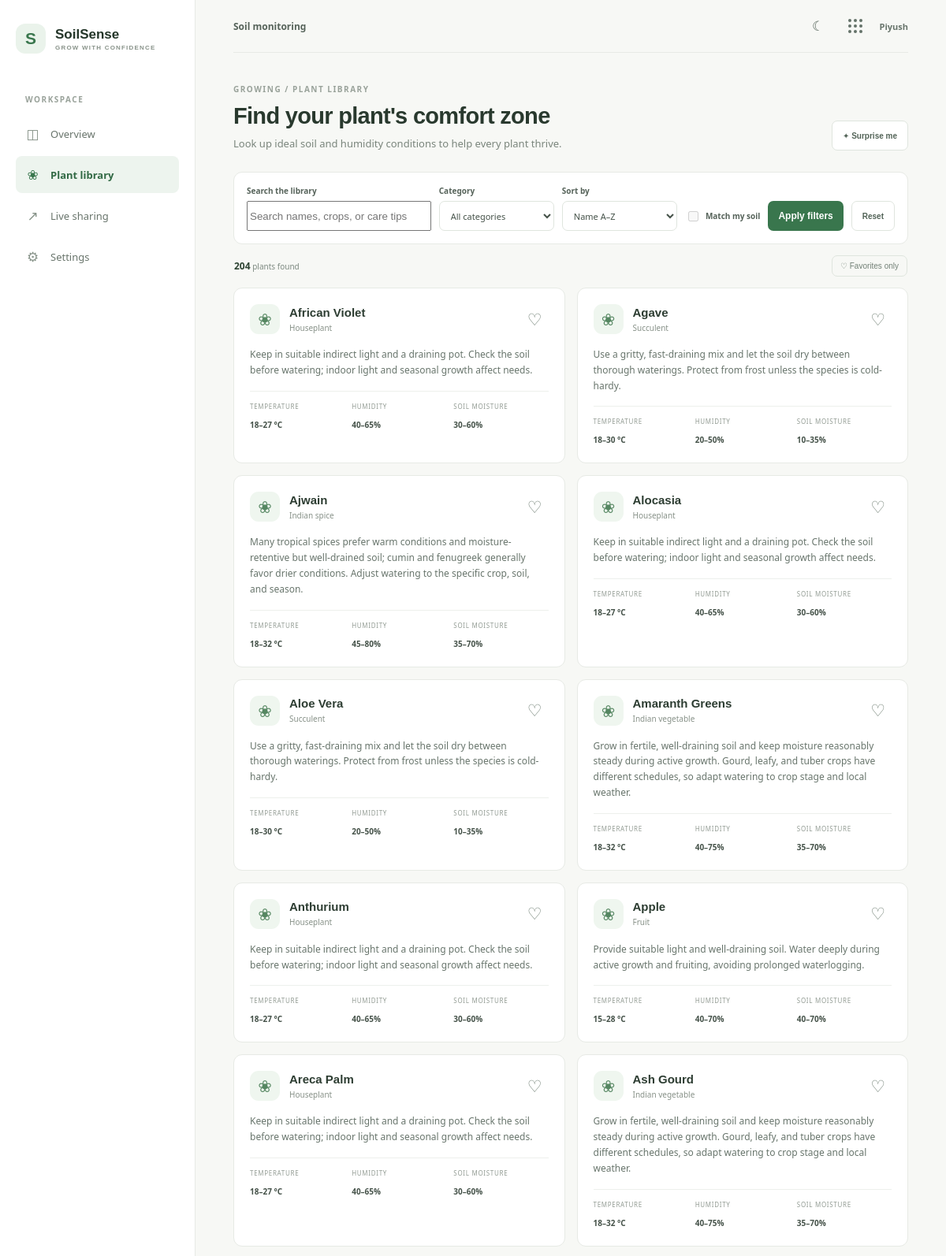
Page /plants/ (signed in, upper part) on the committed database.
### core/models.py (models this page shows, shortened)
class PlantCare(models.Model):
    name = models.CharField(max_length=100, unique=True)
    category = models.CharField(max_length=60, blank=True)
    temperature_min = models.FloatField()
    temperature_max = models.FloatField()
    humidity_min = models.FloatField(validators=[MinValueValidator(0), MaxValueValidator(100)])
    humidity_max = models.FloatField(validators=[MinValueValidator(0), MaxValueValidator(100)])
    moisture_min = models.FloatField(validators=[MinValueValidator(0), MaxValueValidator(100)])
    moisture_max = models.FloatField(validators=[MinValueValidator(0), MaxValueValidator(100)])
    care_tips = models.TextField()
    class Meta:
        ordering = ["name"]
        verbose_name = "plant care guide"

### core/views.py (the view, shortened to what this page needs)
# urls.py: path("plants/", views.plants, name="plants"),
def plants(request):
    query = request.GET.get("q", "").strip()
    category = request.GET.get("category", "").strip()
    sort = request.GET.get("sort", "name")
    plant_list = PlantCare.objects.all()
    if query:
        plant_list = plant_list.filter(
            Q(name__icontains=query)
            | Q(category__icontains=query)
            | Q(care_tips__icontains=query)
        )
    categories = list(
        PlantCare.objects.order_by("category")
        .values_list("category", flat=True)
        .distinct()
    )
    if category in categories:
        plant_list = plant_list.filter(category=category)
    else:
        category = ""
    if sort == "temperature":
        plant_list = plant_list.order_by("temperature_min", "name")
    elif sort == "moisture":
        plant_list = plant_list.order_by("moisture_min", "name")
    elif sort == "name-desc":
        plant_list = plant_list.order_by("-name")
    else:
        sort = "name"
        plant_list = plant_list.order_by("name")
    latest = SensorData.objects.filter(user=request.user).first()
    match_soil = request.GET.get("match") == "1"
    plant_entries = list(plant_list)
    matching_plant_ids = set()
    return render(
        request,
        "core/plants.html",
        {
            "plants": plant_entries,
            "query": query,
            "categories": categories,
            "selected_category": category,
            "sort": sort,
            "match_soil": match_soil,
            "has_reading": latest is not None,
            "matching_plant_ids": matching_plant_ids,
            "result_count": len(plant_entries),
        },
    )

### core/templates/core/plants.html (shortened to what this page needs)
{% extends "core/base.html" %}
{% block content %}
<section class="page-heading">
  <div><p class="eyebrow">GROWING / PLANT LIBRARY</p><h1>Find your plant's comfort zone</h1><p class="subtitle">Look up ideal soil and humidity conditions to help every plant thrive.</p></div>
  <button class="button button-outline random-plant-button" id="random-plant" type="button">✦ Surprise me</button>
</section>
<form class="plant-filter-panel" method="get" id="plant-filters">
  <div class="plant-filter-search"><label for="plant-search">Search the library</label><input id="plant-search" name="q" type="search" value="{{ query }}" placeholder="Search names, crops, or care tips"></div>
  <div class="plant-filter-select"><label for="category-filter">Category</label><select name="category" id="category-filter"><option value="">All categories</option></select></div>
  <div class="plant-filter-select"><label for="sort-filter">Sort by</label><select name="sort" id="sort-filter"><option value="name" {% if sort == "name" %}selected{% endif %}>Name A–Z</option></select></div>
  <label class="match-filter"><input type="checkbox" name="match" value="1" {% if match_soil %}checked{% endif %} {% if not has_reading %}disabled{% endif %}><span>Match my soil</span></label>
  <button class="button button-primary" type="submit">Apply filters</button>
  <a class="button button-outline reset-plants" href="{% url 'plants' %}">Reset</a>
</form>
<div class="plant-library-toolbar"><span><strong id="plant-count">{{ result_count }}</strong> plants found{% if match_soil and not has_reading %} · Connect a sensor to match your conditions{% endif %}</span><button class="favorite-filter" id="favorites-filter" type="button" aria-pressed="false">♡ Favorites only</button></div>
<section class="plant-grid">
{% for plant in plants %}
  <article class="panel plant-card" data-plant-id="{{ plant.pk }}" data-plant-name="{{ plant.name }}"><div class="plant-heading"><span class="plant-icon">❀</span><div><h2>{{ plant.name }}</h2><span class="plant-category">{{ plant.category|default:"Garden plant" }}</span></div><button class="plant-favorite" type="button" aria-label="Add {{ plant.name }} to favorites" aria-pressed="false">♡</button></div>{% if plant.pk in matching_plant_ids %}<span class="plant-match-badge">✓ Matches your current conditions</span>{% endif %}<p class="plant-tips">{{ plant.care_tips }}</p><div class="care-ranges"><div><span>TEMPERATURE</span><strong>{{ plant.temperature_min|floatformat:0 }}–{{ plant.temperature_max|floatformat:0 }} °C</strong></div><div><span>HUMIDITY</span><strong>{{ plant.humidity_min|floatformat:0 }}–{{ plant.humidity_max|floatformat:0 }}%</strong></div><div><span>SOIL MOISTURE</span><strong>{{ plant.moisture_min|floatformat:0 }}–{{ plant.moisture_max|floatformat:0 }}%</strong></div></div></article>
{% empty %}
  <div class="panel no-plants">{% if query %}No plants matched “{{ query }}”. Try another search.{% else %}Your plant library is empty. Add plant care guides from the Django admin at <a href="/admin/">/admin/</a>.{% endif %}</div>
{% endfor %}
</section>
{% endblock %}

### core/templates/core/base.html (shortened to what this page needs)
{% load static %}
<!doctype html>
<html lang="en">
<head>
  <link rel="stylesheet" href="{% static 'core/styles.css' %}">
</head>
<body>
  <aside class="sidebar">
    <a class="brand" href="{% url 'dashboard' %}"><span class="brand-mark">S</span><span>SoilSense<small>GROW WITH CONFIDENCE</small></span></a>
    <p class="nav-label">WORKSPACE</p>
    <nav>
      <a class="{% if request.resolver_match.url_name == 'dashboard' %}active{% endif %}" href="{% url 'dashboard' %}"><span>◫</span> Overview</a>
      <a class="{% if request.resolver_match.url_name == 'plants' %}active{% endif %}" href="{% url 'plants' %}"><span>❀</span> Plant library</a>
      <a class="{% if request.resolver_match.url_name == 'live-share' %}active{% endif %}" href="{% url 'live-share' %}"><span>↗</span> Live sharing</a>
      <a class="{% if request.resolver_match.url_name == 'settings' %}active{% endif %}" href="{% url 'settings' %}"><span>⚙</span> Settings</a>
    </nav>
  </aside>
  <main class="main-content">
    <header class="topbar"><span>Soil monitoring</span><div class="account-links"><button class="theme-toggle" id="theme-toggle" type="button" aria-label="Switch to dark mode" title="Toggle dark mode"><span aria-hidden="true">☾</span></button><details class="app-launcher"><summary aria-label="Open apps" title="Open apps"><span class="app-grid-icon" aria-hidden="true">{% for dot in "123456789" %}<i></i>{% endfor %}</span></summary><div class="app-menu"><a href="https://my-friends-katta.onrender.com/" target="_blank" rel="noopener noreferrer">My Friends Katta</a></div></details>{% if user.is_authenticated %}<span class="account-name">{{ user.username }}</span>{% else %}<a href="{% url 'login' %}">Log in</a><a class="account-signup" href="{% url 'signup' %}">Sign up</a>{% endif %}</div></header>
    {% block content %}{% endblock %}
  </main>
</body>
</html>

### rows in the picture
PlantCare: name "African Violet", category "Houseplant", care_tips "Keep in suitable indirect light and a draining pot. Check the soil before watering; indoor light and seasonal growth affect needs.", temperature_min "18", temperature_max "27", humidity_min "40", humidity_max "65", moisture_min "30", moisture_max "60"
PlantCare: name "Agave", category "Succulent", care_tips "Use a gritty, fast-draining mix and let the soil dry between thorough waterings. Protect from frost unless the species is cold-hardy.", temperature_min "18", temperature_max "30", humidity_min "20", humidity_max "50", moisture_min "10", moisture_max "35"
PlantCare: name "Ajwain", category "Indian spice", care_tips "Many tropical spices prefer warm conditions and moisture-retentive but well-drained soil; cumin and fenugreek generally favor drier conditions. Adjust watering to the specific crop, soil, and season.", temperature_min "18", temperature_max "32", humidity_min "45", humidity_max "80", moisture_min "35", moisture_max "70"
PlantCare: name "Alocasia", category "Houseplant", care_tips "Keep in suitable indirect light and a draining pot. Check the soil before watering; indoor light and seasonal growth affect needs.", temperature_min "18", temperature_max "27", humidity_min "40", humidity_max "65", moisture_min "30", moisture_max "60"
PlantCare: name "Aloe Vera", category "Succulent", care_tips "Use a gritty, fast-draining mix and let the soil dry between thorough waterings. Protect from frost unless the species is cold-hardy.", temperature_min "18", temperature_max "30", humidity_min "20", humidity_max "50", moisture_min "10", moisture_max "35"
PlantCare: name "Amaranth Greens", category "Indian vegetable", care_tips "Grow in fertile, well-draining soil and keep moisture reasonably steady during active growth. Gourd, leafy, and tuber crops have different schedules, so adapt watering to crop stage and local weather.", temperature_min "18", temperature_max "32", humidity_min "40", humidity_max "75", moisture_min "35", moisture_max "70"
PlantCare: name "Anthurium", category "Houseplant", care_tips "Keep in suitable indirect light and a draining pot. Check the soil before watering; indoor light and seasonal growth affect needs.", temperature_min "18", temperature_max "27", humidity_min "40", humidity_max "65", moisture_min "30", moisture_max "60"
PlantCare: name "Apple", category "Fruit", care_tips "Provide suitable light and well-draining soil. Water deeply during active growth and fruiting, avoiding prolonged waterlogging.", temperature_min "15", temperature_max "28", humidity_min "40", humidity_max "70", moisture_min "40", moisture_max "70"
PlantCare: name "Areca Palm", category "Houseplant", care_tips "Keep in suitable indirect light and a draining pot. Check the soil before watering; indoor light and seasonal growth affect needs.", temperature_min "18", temperature_max "27", humidity_min "40", humidity_max "65", moisture_min "30", moisture_max "60"
PlantCare: name "Ash Gourd", category "Indian vegetable", care_tips "Grow in fertile, well-draining soil and keep moisture reasonably steady during active growth. Gourd, leafy, and tuber crops have different schedules, so adapt watering to crop stage and local weather.", temperature_min "18", temperature_max "32", humidity_min "40", humidity_max "75", moisture_min "35", moisture_max "70"

### other values in the picture
{{ user.username }} "Piyush"
{{ result_count }} "204"
